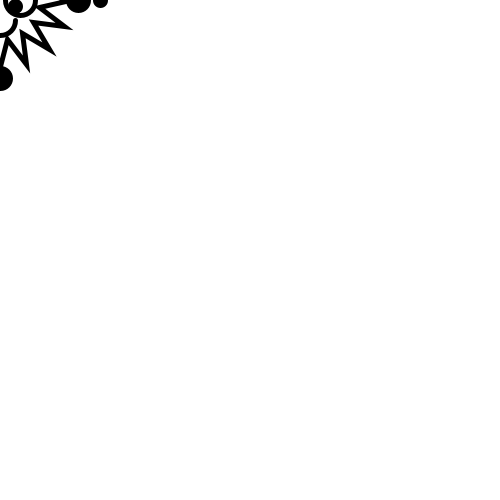
Frame 1 (no input)
Frame 60 (the mouse pressed at the canvas centre just before this capture): identical to frame 1, image omitted
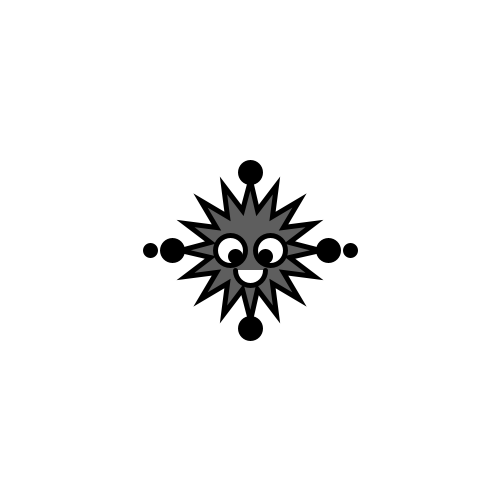
Frame 120 (the mouse held since frame 60 and released just before this capture)

The Processing sketch that drew these frames (run headless with seeded random() and noise(); from frame 60 on, the mouse is pressed at the canvas centre):

// Processing sketch: processing_139880
// ── processing_139880.pde

//A monster named Millie.
//This monster is made up of several geometric shapes, the body 
//of which is a star. 
//The extraneous parts and the eyes are made up of circles
//It will follow the mouse on both axis and will flash different 
//gradients of black when the mouse is pressed.
 
void setup(){//Start a page
 
background(255);//White Background
size(500,500);//Size of window
smooth();
 
frameRate(15);//Slows down reaction time
 
strokeWeight(5);//Thickness of lines
}
 
void draw(){//Start shape
 
  background(255);//White background.
  if (mousePressed) {//If the mouse is pressed,
    fill(random(255));//then fill it with random gradients from white to black
  } else {//If not,
    fill(255); //fill it with white.
 
  
}
  star(mouseX, mouseY, 40, 70, 16);//Make a star that follows the mouse on the X and Y axis
                                   //and has 16 points, radius of 40 and length of 80.
 }
 float a=random(0, 20);//Builds the star.
 void star(float x, float y, float radius1, float radius2, int npoints) {
  float angle = TWO_PI / npoints;
  float halfAngle = angle/2.0;
  beginShape();
  for (float a = 0; a < TWO_PI; a += angle) {
    float sx = x + cos(a) * radius2;
    float sy = y + sin(a) * radius2;
    vertex(sx, sy);
    sx = x + cos(a+halfAngle) * radius1;
    sy = y + sin(a+halfAngle) * radius1;
    vertex(sx, sy);
  }
  
  endShape(CLOSE);//Stop reading code for the star shape.
  fill(255);//Fill the following shape with white.
  ellipse(mouseX-20, mouseY ,30,30);//Eyes: Follow the mouse 20 units left, and have horizontal and vertical radius of 30. 
  ellipse(mouseX+20, mouseY ,30,30);//Eyes: Follow the mouse 20 units right, and have horizontal and vertical radius of 30.
  arc(mouseX, mouseY+20  , 30, 30, 0, PI);//Mouth: Follow the mouce 20 units down and have horizontal and vertical radius of 30.
  fill(0);//Fill the following with black.
  ellipse(mouseX-15, mouseY+6 ,10,10);//Left Pupil:Follow the mouse 15 units left and 6 units down. Have horizontal and vertical radius of 10.
  ellipse(mouseX+15, mouseY+6 ,10,10);//Right Pupil:Follow the mouse 15 units right and 6 units down. Have horizontal and vertical radius of 10.
  ellipse(mouseX-78, mouseY ,20,20);//Left Circle:Follow the mouse 78 units left. Have horizontal and vertical radius of 20.
  ellipse(mouseX+78, mouseY ,20,20);//Right Circle:Follow the mouse 78 units right. Have horizontal and vertical radius of 20.
  ellipse(mouseX-100, mouseY ,10,10);//Far Left Circle:Follow the mouse 100 units left. Have horizontal and vertical radius of 10.
  ellipse(mouseX+100, mouseY ,10,10);//Far Right Circle:Follow the mouse 100 units left. Have horizontal and vertical radius of 10.
  ellipse(mouseX, mouseY-78 ,20,20);//Top Circle:Follow the mouse 78 units up. Have horizontal and vertical radius of 20.
  ellipse(mouseX, mouseY+78 ,20,20);//Top Circle:Follow the mouse 78 units down. Have horizontal and vertical radius of 20.
  
}
